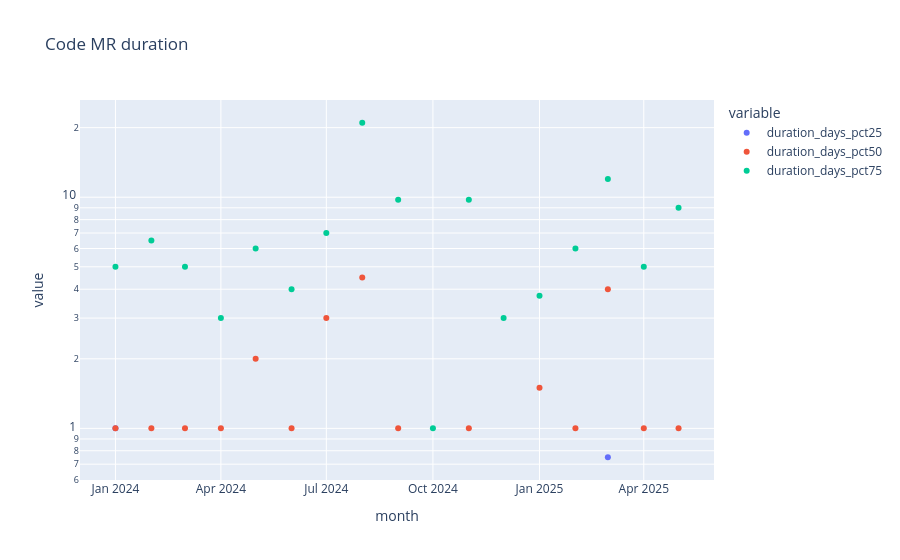

Notebook code cell kept with this figure:
### Code cell
px.scatter(user_mrs_duration(gitlab_user).toPandas(),x='month',y=['duration_days_pct25','duration_days_pct50','duration_days_pct75'], log_y=True,title='Code MR duration')

### Figure 1 — Plotly figure (JSON) as saved in the notebook; plotly's stock layout.template omitted (floating-point values rounded to 4 significant figures)
{"data": [{"hovertemplate": "variable=duration_days_pct25<br>month=%{x}<br>value=%{y}<extra></extra>", "legendgroup": "duration_days_pct25", "marker": {"color": "#636efa", "symbol": "circle"}, "mode": "markers", "name": "duration_days_pct25", "orientation": "v", "showlegend": true, "type": "scatter", "x": ["2024-10-01T00:00:00.000000000", "2025-01-01T00:00:00.000000000", "2024-11-01T00:00:00.000000000", "2024-02-01T00:00:00.000000000", "2024-08-01T00:00:00.000000000", "2024-12-01T00:00:00.000000000", "2025-04-01T00:00:00.000000000", "2025-02-01T00:00:00.000000000", "2024-04-01T00:00:00.000000000", "2024-03-01T00:00:00.000000000", "2024-07-01T00:00:00.000000000", "2024-05-01T00:00:00.000000000", "2025-03-01T00:00:00.000000000", "2024-06-01T00:00:00.000000000", "2025-05-01T00:00:00.000000000", "2024-01-01T00:00:00.000000000", "2024-09-01T00:00:00.000000000"], "xaxis": "x", "y": [0.0, 0.0, 0.0, 0.0, 0.0, 0.0, 0.0, 0.0, 0.0, 0.0, 0.0, 0.0, 0.75, 0.0, 0.0, 1.0, 0.0], "yaxis": "y"}, {"hovertemplate": "variable=duration_days_pct50<br>month=%{x}<br>value=%{y}<extra></extra>", "legendgroup": "duration_days_pct50", "marker": {"color": "#EF553B", "symbol": "circle"}, "mode": "markers", "name": "duration_days_pct50", "orientation": "v", "showlegend": true, "type": "scatter", "x": ["2024-10-01T00:00:00.000000000", "2025-01-01T00:00:00.000000000", "2024-11-01T00:00:00.000000000", "2024-02-01T00:00:00.000000000", "2024-08-01T00:00:00.000000000", "2024-12-01T00:00:00.000000000", "2025-04-01T00:00:00.000000000", "2025-02-01T00:00:00.000000000", "2024-04-01T00:00:00.000000000", "2024-03-01T00:00:00.000000000", "2024-07-01T00:00:00.000000000", "2024-05-01T00:00:00.000000000", "2025-03-01T00:00:00.000000000", "2024-06-01T00:00:00.000000000", "2025-05-01T00:00:00.000000000", "2024-01-01T00:00:00.000000000", "2024-09-01T00:00:00.000000000"], "xaxis": "x", "y": [0.0, 1.5, 1.0, 1.0, 4.5, 0.0, 1.0, 1.0, 1.0, 1.0, 3.0, 2.0, 4.0, 1.0, 1.0, 1.0, 1.0], "yaxis": "y"}, {"hovertemplate": "variable=duration_days_pct75<br>month=%{x}<br>value=%{y}<extra></extra>", "legendgroup": "duration_days_pct75", "marker": {"color": "#00cc96", "symbol": "circle"}, "mode": "markers", "name": "duration_days_pct75", "orientation": "v", "showlegend": true, "type": "scatter", "x": ["2024-10-01T00:00:00.000000000", "2025-01-01T00:00:00.000000000", "2024-11-01T00:00:00.000000000", "2024-02-01T00:00:00.000000000", "2024-08-01T00:00:00.000000000", "2024-12-01T00:00:00.000000000", "2025-04-01T00:00:00.000000000", "2025-02-01T00:00:00.000000000", "2024-04-01T00:00:00.000000000", "2024-03-01T00:00:00.000000000", "2024-07-01T00:00:00.000000000", "2024-05-01T00:00:00.000000000", "2025-03-01T00:00:00.000000000", "2024-06-01T00:00:00.000000000", "2025-05-01T00:00:00.000000000", "2024-01-01T00:00:00.000000000", "2024-09-01T00:00:00.000000000"], "xaxis": "x", "y": [1.0, 3.75, 9.75, 6.5, 21.0, 3.0, 5.0, 6.0, 3.0, 5.0, 7.0, 6.0, 12.0, 4.0, 9.0, 5.0, 9.75], "yaxis": "y"}], "layout": {"legend": {"title": {"text": "variable"}, "tracegroupgap": 0}, "title": {"text": "Code MR duration"}, "xaxis": {"anchor": "y", "domain": [0, 1], "title": {"text": "month"}}, "yaxis": {"anchor": "x", "domain": [0, 1], "title": {"text": "value"}, "type": "log"}}}
